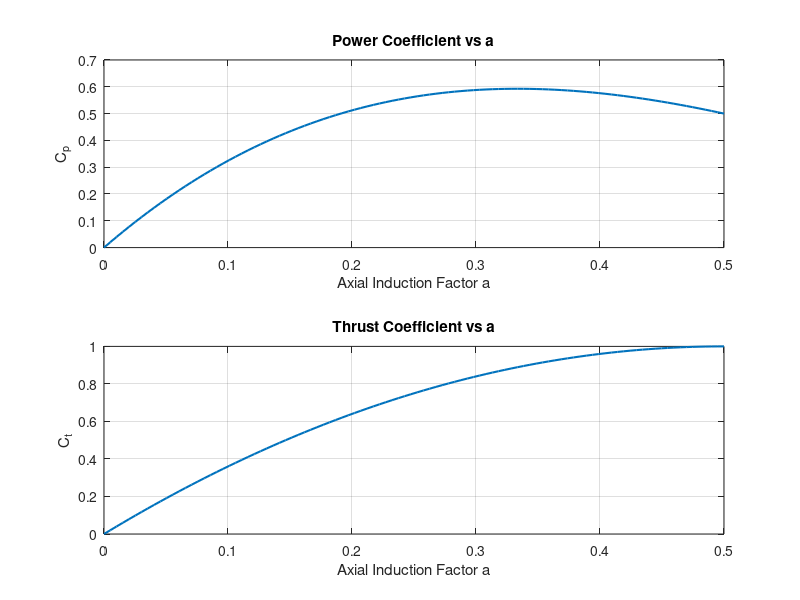

MATLAB code for this plot:

% %% Wind Turbine %%
% 
% clear; 
% clc; 
% close all;
% 
% % Constants
% rho_air = 1.225;         % Air density [kg/m^3]
% g = 9.81;                % Gravity [m/s^2]
% 
% P = 2.5e6;               % Rated power [W]
R = 48;                  % Rotor radius [m]
% A = pi * R^2;            % Rotor swept area [m^2]
% H = 80.4;                % Hub height [m]
% 
% V_cut_in  = 4;           % Cut-in wind speed [m/s]
% V_rated   = 11;          % Rated wind speed [m/s]
% V_cut_out = 25;          % Cut-out wind speed [m/s]
% omega_min = 9.6 * 2*pi/60;  % Minimum rotor speed [rad/s]
% omega_max = 15.5 * 2*pi/60; % Maximum rotor speed [rad/s]
% V_air = ;                   % Wind Velocity
% C_p = ; % Coefficient of Power [ ] Must be <.5926 - Typically .3-.5
% a = ; % Axial Induction Factor [ ] - Typically .2-.4
% 
% % Tip-speed ratio [ ]
% lambda = (omega * R) / V;
% 
% % Power extracted from the wind [W]
% W_dot = 0.5 * rho * A * V_;
% 
% % Useful mechanical power from turbine [W]
% P_turbine = P_wind * C_p;
% 
% % Thrust force on rotor [N]
% Thrust = 0.5 * rho * A * V^2 * CT;
% 
% % Torque on rotor [Nm]
% Torque = P_turbine / omega;
% 
% % % Deliverable 1 % %
V = 10; % [m/s]
V_rotation = 14; % [RPM]
beta = 0; % [Degrees]
omega = ((V_rotation*2*pi)/60); % rad/s
lambda_1 = omega*R/V;

% % Sweep Through a Values in C_p and C_t
a = linspace(0, 0.5, 100);
C_p = 4.*a.*(1 - a).^2;
C_t = 4.*a.*(1 - a);

figure;
subplot(2,1,1)
plot(a, C_p, 'LineWidth',1.5)
xlabel('Axial Induction Factor a')
ylabel('C_p')
title('Power Coefficient vs a')
grid on

subplot(2,1,2)
plot(a, C_t, 'LineWidth',1.5)
xlabel('Axial Induction Factor a')
ylabel('C_t')
title('Thrust Coefficient vs a')
grid on
